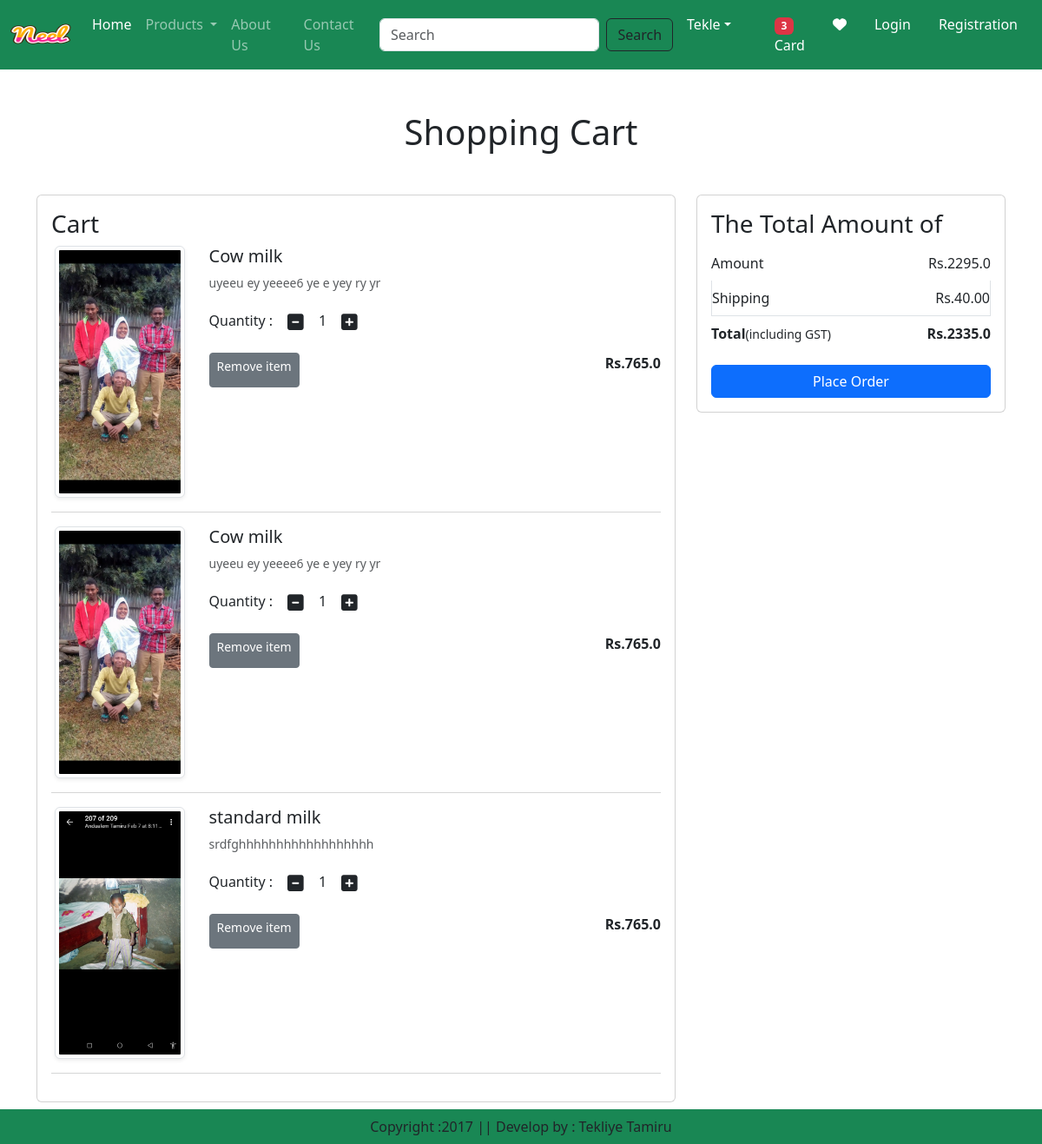
The app's page /cart/ (signed in) with its own data.
### Eco/models.py (models this page shows, shortened)
class Cart(models.Model):
    user=models.ForeignKey(User,on_delete=models.CASCADE)
    product=models.ForeignKey(Product,on_delete=models.CASCADE)
    quantity=models.PositiveIntegerField(default=1)

class Product(models.Model):
    title=models.CharField(max_length=100)
    selling_price=models.FloatField()
    discounted_price=models.FloatField()
    description=models.TextField()
    composition=models.TextField(default='')
    prodapp=models.TextField(default='')
    category=models.CharField(choices=CATEGORY_CHOICES,max_length=2)
    product_image=models.ImageField(upload_to='product')

### Eco/views.py (the view)
# urls.py: path('cart/',views.show_cart,name="showcart"),
@login_required
def show_cart(request):
    totalitem=0
    if request.user.is_authenticated:
        totalitem=len(Cart.objects.filter(user=request.user))
    user=request.user
    cart=Cart.objects.filter(user=user)
    amount=0
    for p in cart:
        value=p.quantity * p.product.discounted_price
        amount=amount+value
    totalamount=amount+40
    return render(request,'app/addtocart.html',locals())

### Eco/templates/app/addtocart.html (shortened to what this page needs)
{% extends 'app/base.html' %}
{% load static %}
{% block main-content %}
<div class="container my-5">
    <div class="row">
        {% if cart %}
        <h1 class="text-center mb-5"> Shopping Cart</h1>
        <div class="col-sm-8">
            <div class="card">
                <div class="card-body">
                    <h3>Cart</h3>
                    {% for item in cart %}
                    <div class="row">
                        <div class="col-sm-3 text-center align-self-center">
                            <img src="{{item.product.product_image.url}}"
                            alt=""  class="img-fluid img-thumbnail shadow-sm"
                            height="150" width="150">
                        </div>
                        <div class="col-sm-9">
                            <div>
                                <h5>{{item.product.title}}</h5>
                                <p class="mb-2 text-muted small"> {{item.product.description}}</p>
                                <div class="my-3">
                                    <label for="quantity">Quantity : </label>
                                    <a class="minus-cart btn" pid={{item.product.id}}><i class="fas fa-minus-square fa-lg"></i></a>
                                    <span id="quantity">{{item.quantity}}</span>
                                    <a class="plus-cart btn" pid={{item.product.id}}><i class="fas fa-plus-square fa-lg"></i>
                                    </a>
                                </div>
                                <div class="d-flex justify-content-between">
                                    <a href="#" class="remove-cart btn btn-sm btn-secondary mr-3" pid={{item.product.id}}>Remove item </a>
                                    <p class="mb-8"><span><strong> Rs.{{item.product.discounted_price}} </strong></span></p>
                                </div>
                            </div>
                        </div>
                    </div>
                    <hr class="text-muted">
                    {% endfor %}
                </div>
            </div>
        </div>
        <div class="col-sm-4">
            <div class="card">
                <div class="card-body">
                    <h3>The Total Amount of </h3>
                    <ul class="list-group">
                        <li class="list-group-item d-flex
                        justify-content-between align-item-center border-0 px-0 pd-0">
                            Amount<span id="amount">Rs.{{amount}}</span></li>
                        <li class="list-group-item d-flex
                            justify-content-between align-item-center px-0">
                                Shipping<span id="amount">Rs.40.00</span></li>
                        <li class="list-group-item d-flex
                                justify-content-between align-item-center border-0 px-0 mb-3">
                              <div>
                                <strong>Total</strong><small>(including GST)</small>
                              </div>
                              <span id="totalamount"><strong>Rs.{{totalamount}}</strong></span>
                            </li>
                        </ul>
                        <div class="d-grid"><a href="{% url 'checkout' %}" class="btn btn-primary">Place Order </a></div>
                    </div>
                </div>
            </div>
            {% else %}
            <h1 class="text-center mb-5">Cart is Empty </h1>
            {% endif %}
        </div>
    </div>
      {% endblock main-content %}

### Eco/templates/app/base.html (shortened to what this page needs)
<!DOCTYPE html>
{% load static %}
<html lang="en">
<head>
    <link href="https://cdn.jsdelivr.net/npm/bootstrap@5.3.3/dist/css/bootstrap.min.css" rel="stylesheet">
     <link rel="stylesheet" href={% static "app/css/owl.carousel.min.css" %}>
     <link rel="stylesheet" href={% static "app/css/all.min.css" %}>
     <link rel="stylesheet" href={% static "app/css/style.css" %}>
    </head>
<body>
    <div class="navbar navbar-expand-lg navbar-dark bg-success">
        <div class="container-fluid">
          <a class="navbar-brand" href="#">
          <img src="{% static 'app/images/product/Neel.png' %}" width='70' height ='50'/>
          </a>
          <div class="collapse navbar-collapse" id="navbarSupportedContent">
            <ul class="navbar-nav me-auto mb-2 mb-lg-0">
               <li class="nav-item">
                <a class="nav-link active" aria-current="page" href="/">Home</a>
              </li>
              <li class="nav-item dropdown">
                <a class="nav-link dropdown-toggle" href="#" role="button" data-bs-toggle="dropdown" aria-expanded="false">
                 Products
                </a>
              </li>
              <li class="nav-item">
                <a class="nav-link" href="{% url 'about' %}">About Us</a>
              </li>
              <li class="nav-item">
                <a class="nav-link" href="{% url 'contact' %}">Contact Us</a>
              </li>
            </ul>
            <form class="d-flex" role="search" action ="/search">
              <input class="form-control me-2" type="search" placeholder="Search" name="search" aria-label="Search">
              <button class="btn btn-outline-dark" type="submit">Search</button>
            </form>
          </div>
          <ul class="navbar-nav me-auto mb-2 mb-lg-0">
         <li class="nav-item dropdown mx-2">
          <a class="nav-link dropdown-toggle text-white" href="#" id="profileDropdown" role="button" data-bs-toggle="dropdown" aria-expanded="false">Tekle</a>
         <ul class="dropdown-menu" aria-labelledby="profileDropdown">
            <li> <a class="dropdown-item" href="{% url 'logout' %}">Logout</li>
          </ul>
        </li>
        <li class="nav-item mx-2">
          <a href="{% url 'showcart' %}" class="nav-link text-white"><span class="badge bg-danger">{% if totalitem > 0 %}{{totalitem}}{% endif %}</span>Card</a>
        </li>
        <li class="nav-item mx-2">
          <a href="#" class="nav-link text-white"><i class= "fa fa-heart"></i></a>
        </li>
        <li class="nav-item mx-2">
          <a href="{% url 'login' %}" class="nav-link text-white">Login</a>
        </li>
          <li class="nav-item mx-2">
            <a href="{% url 'customerregistration' %}" class="nav-link text-white">Registration</a>
          </li>
       </ul>
      </div>
    </div>
      {% block main-content %}{% endblock main-content %}
      <footer class="container-fluid fixed-bottom bg-success text-center p-2 mt-5">
        Copyright :2017 || Develop by : Tekliye Tamiru
      </footer>
</body>
</html>

### records on screen
Cart: product.product_image (picture), product "Cow milk", product.description "uyeeu ey yeeee6 ye e yey ry yr", quantity "1", product.discounted_price "765.0"
Cart: product.product_image (picture), product "Cow milk", product.description "uyeeu ey yeeee6 ye e yey ry yr", quantity "1", product.discounted_price "765.0"
Cart: product.product_image (picture), product "standard milk", product.description "srdfghhhhhhhhhhhhhhhhhh", quantity "1", product.discounted_price "765.0"

### other values on screen
{{ totalitem }} "3"
{{ amount }} "2295.0"
{{ totalamount }} "2335.0"
